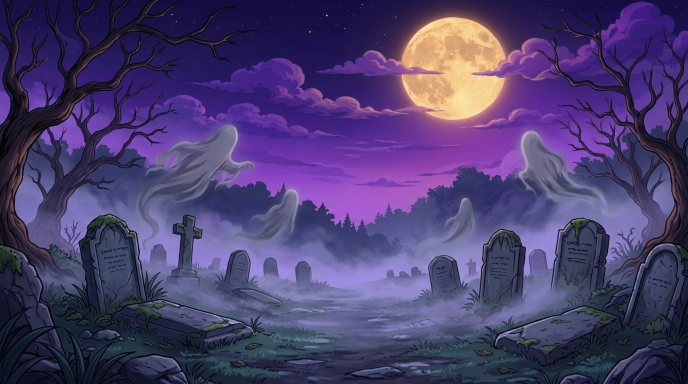
#> input picture A3 - GAME/assets/fundo_fase2.jpeg, 1376 x 768 px (shown at 1/2 size)
$ python -i gerar_sprites_v2.py   (imports and definitions only)
#> lines starting #> are read from the running program, lines starting #| are printed output that depends on the picture
"""Gera o cenário da batalha final: pôr do sol, montanhas, castelo e porta, e a versão NOITE.
Uso (na pasta do jogo):  python ferramentas/gerar_fundo.py
Cria imagens/batalha/fundo_batalha.png, fundo_noite.png e porta.png
"""
import math
import os
import random
import sys

from PIL import Image, ImageChops, ImageDraw, ImageFilter

RAIZ = os.path.dirname(os.path.dirname(os.path.abspath(__file__)))
sys.path.insert(0, RAIZ)
from sistemas import cenario as C  # noqa: E402

W, H = C.LARGURA, C.ALTURA
S = 2  # supersampling
OUT = os.path.join(RAIZ, "imagens", "batalha")


def mix(a, b, t):
    return tuple(int(a[i] + (b[i] - a[i]) * t) for i in range(len(a)))


def grad(stops, t):
    t = min(max(t, 0), 0.9999) * (len(stops) - 1)
    i = int(t)
    return mix(stops[i], stops[i + 1], t - i)


def sc(pts):
    return [(x * S, y * S) for x, y in pts]


def box(x0, y0, x1, y1):
    return [x0 * S, y0 * S, x1 * S, y1 * S]


# [1 line not run here, left out]
img = Image.new("RGBA", (W * S, H * S))
#> img: PIL image 2560x1440 RGBA; every value is 0
#> `cenario = ImageChops.difference(img.convert("RGB"), ceu_dia.convert("R..`: cenario: PIL image 2560x1440 L; every value is 0
d = ImageDraw.Draw(img)

# ---------- céu ----------
SKY = [(58, 40, 96), (150, 64, 100), (236, 108, 72), (255, 168, 92), (255, 212, 140)]
# [2 lines not run here, left out]

# ---------- sol com brilho ----------
SOL = (770, 290)
glow = Image.new("RGBA", img.size, (0, 0, 0, 0))
# [1 line not run here, left out]
glow = glow.filter(ImageFilter.GaussianBlur(60 * S))
# [1 line not run here, left out]
d = ImageDraw.Draw(img)
# [4 lines not run here, left out]


# ---------- nuvens (poucas) ----------
def nuvem(cx, cy, w, h, alvo=None, c_sombra=(214, 108, 112, 200), c_corpo=(255, 206, 176, 235)):
    alvo = img if alvo is None else alvo
    layer = Image.new("RGBA", img.size, (0, 0, 0, 0))
    ld = ImageDraw.Draw(layer)
    partes = [(-0.30, 0.10, 0.45, 0.60), (-0.05, -0.10, 0.50, 0.75), (0.22, 0.05, 0.42, 0.62), (0.00, 0.18, 0.80, 0.45)]
    for ox, oy, pw, ph in partes:  # sombra inferior
        ld.ellipse(box(cx + ox * w - pw * w / 2, cy + oy * h - ph * h / 2 + 6,
                       cx + ox * w + pw * w / 2, cy + oy * h + ph * h / 2 + 6), fill=c_sombra)
    for ox, oy, pw, ph in partes:
        ld.ellipse(box(cx + ox * w - pw * w / 2, cy + oy * h - ph * h / 2,
                       cx + ox * w + pw * w / 2, cy + oy * h + ph * h / 2), fill=c_corpo)
    alvo.alpha_composite(layer.filter(ImageFilter.GaussianBlur(3 * S)))


# [2 lines not run here, left out]
d = ImageDraw.Draw(img)
ceu_dia = img.copy()   # só o céu: serve para separar o cenário (montanhas, castelo) na versão noturna


# ---------- montanhas e colinas ----------
# [8 lines left out: function silhueta, not called in this run]


# [15 lines not run here, left out]

# ---------- chão ----------
GR = [(100, 134, 62), (62, 88, 46), (44, 40, 34)]
# [7 lines not run here, left out]


# ---------- castelo ----------
# [27 lines left out: functions pedra, janela, telhado, not called in this run]


# muralha atrás
# [15 lines not run here, left out]
cx, cy, w, h = C.JANELA_PRINCESA
# [3 lines not run here, left out]

# portão
px, py, pw, ph = C.PORTA
# [12 lines not run here, left out]

# ---------- versão NOITE ----------
def ceu_noturno():
    im = Image.new("RGBA", (W * S, H * S))
    dd = ImageDraw.Draw(im)
    NOITE = [(8, 10, 34), (20, 26, 66), (44, 48, 104), (92, 78, 128), (150, 100, 130)]
    for y in range(H * S):
        dd.line([(0, y), (W * S, y)], fill=grad(NOITE, y / (C.CHAO_Y * S)) + (255,))
#> this loop made 1440 passes
#> t in grad on passes 2 to 4: 0.00313, 0.00625, 0.00937
    rnd = random.Random(11)  # gerador próprio: não altera o resto do cenário
    for _ in range(300):
        x, y = rnd.randint(0, W), int(rnd.random() ** 1.5 * 430)
        r = rnd.choice((1, 1, 1, 2, 2, 3))
        br = rnd.randint(150, 255)
        dd.ellipse(box(x - r / 2, y - r / 2, x + r / 2, y + r / 2), fill=(br, br, min(255, br + 20), 255))
        if r == 3:
            halo = Image.new("RGBA", im.size, (0, 0, 0, 0))
            ImageDraw.Draw(halo).ellipse(box(x - 5, y - 5, x + 5, y + 5), fill=(200, 210, 255, 70))
            im.alpha_composite(halo.filter(ImageFilter.GaussianBlur(2 * S)))
            dd = ImageDraw.Draw(im)
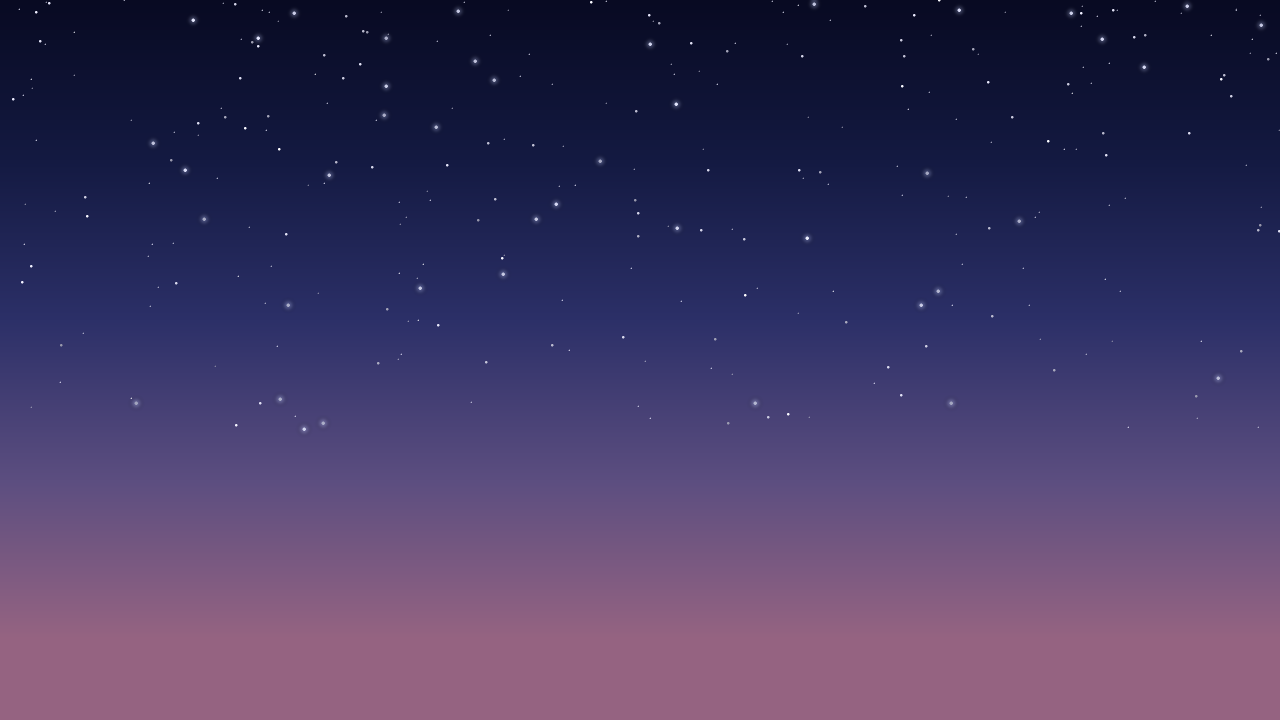
#> im: PIL image 2560x1440 RGBA (shown at 1/2 size); mean R, G, B, A 68.6, 56.8, 98.6, 255
    LUA = (800, 170)
    brilho = Image.new("RGBA", im.size, (0, 0, 0, 0))
    ImageDraw.Draw(brilho).ellipse(box(LUA[0] - 190, LUA[1] - 190, LUA[0] + 190, LUA[1] + 190), fill=(170, 190, 255, 120))
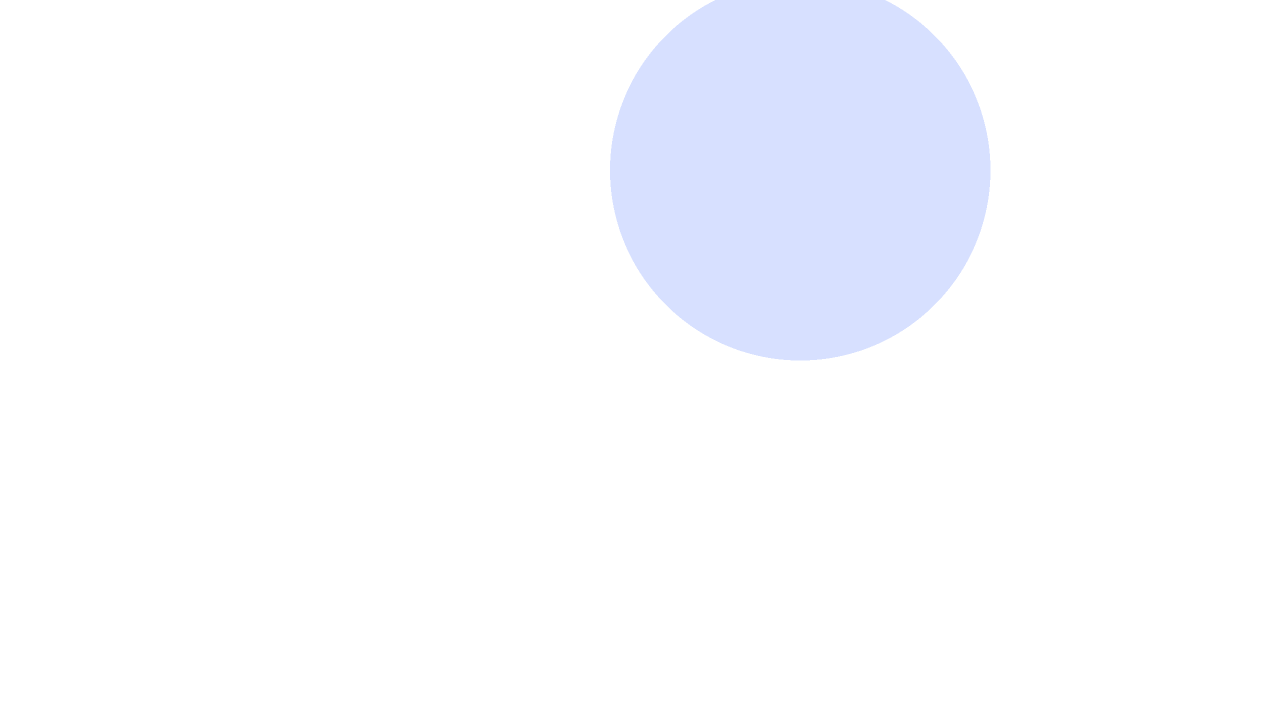
#> brilho: PIL image 2560x1440 RGBA (shown at 1/2 size); mean R, G, B, A 20.5, 23, 30.8, 14.5; transparent parts drawn white
    im.alpha_composite(brilho.filter(ImageFilter.GaussianBlur(50 * S)))
    dd = ImageDraw.Draw(im)
    dd.ellipse(box(LUA[0] - 58, LUA[1] - 58, LUA[0] + 58, LUA[1] + 58), fill=(238, 238, 222, 255))
    for ox, oy, rr in ((-20, -16, 14), (18, 10, 18), (-8, 26, 9), (26, -24, 8)):
        dd.ellipse(box(LUA[0] + ox - rr, LUA[1] + oy - rr, LUA[0] + ox + rr, LUA[1] + oy + rr), fill=(206, 208, 196, 255))
    for cx, cy, w, h in [(190, 120, 300, 70), (520, 70, 240, 54), (890, 150, 280, 60), (1120, 60, 220, 46)]:
        nuvem(cx, cy, w, h, im, (28, 32, 74, 170), (74, 82, 134, 215))
#> `pimg = Image.new("RGBA", (pw_ * PS, ph_ * PS), (0, 0, 0, 0))`: pimg: PIL image 320x480 RGBA; every value is 0
#> `mask_p = Image.new("L", pimg.size, 0)`: mask_p: PIL image 320x480 L; every value is 0
#> further down, picture is the input picture: PIL image 1376x768 RGB; mean R, G, B 75.3, 62.9, 111.4
    return im


def tingir(rgb):
    """Escurece e azula o cenário (tudo que não é céu)."""
    r, g, b = rgb.split()
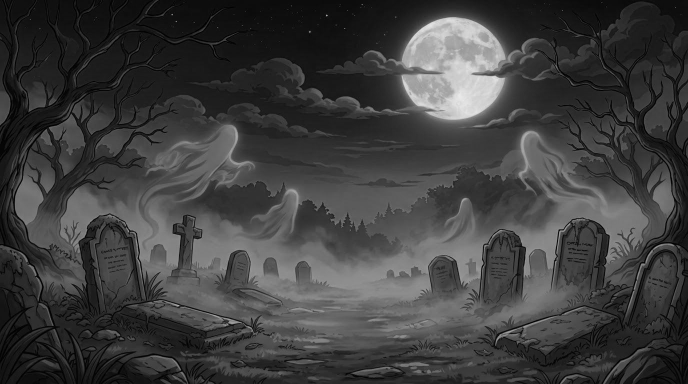
#> g: PIL image 1376x768 L (shown at 1/2 size); min 0, max 235, mean 62.9
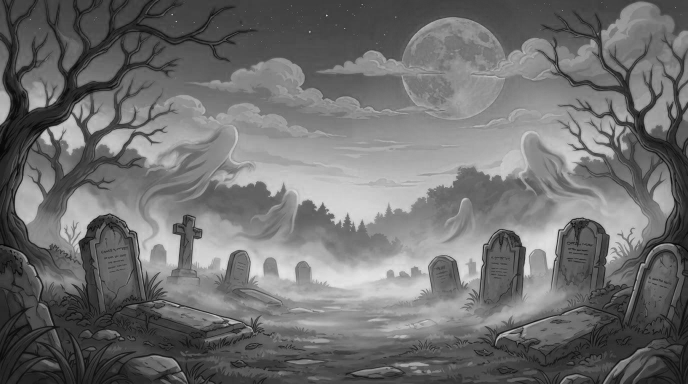
#> b: PIL image 1376x768 L (shown at 1/2 size); min 0, max 255, mean 111.4
    r = r.point(lambda v: int(v * 0.30))
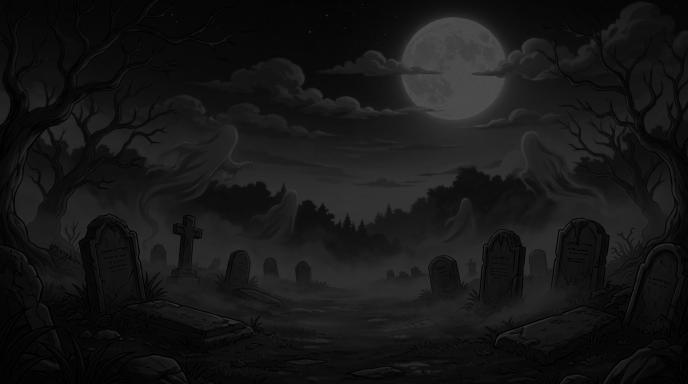
#> r: PIL image 1376x768 L (shown at 1/2 size); min 0, max 76, mean 22.1
    g = g.point(lambda v: int(v * 0.36))
    b = b.point(lambda v: min(255, int(v * 0.55) + 22))
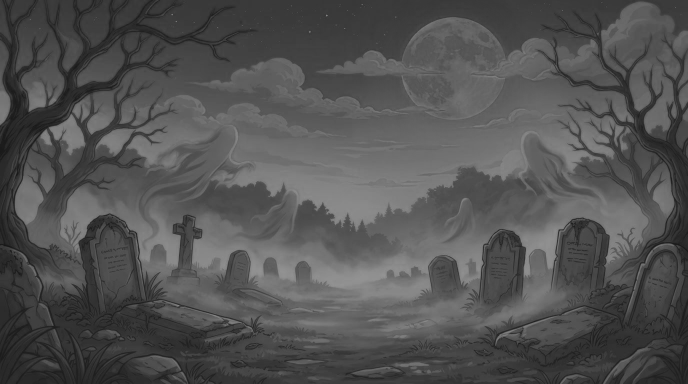
#> b: PIL image 1376x768 L (shown at 1/2 size); min 22, max 162, mean 82.8
    return Image.merge("RGB", (r, g, b))
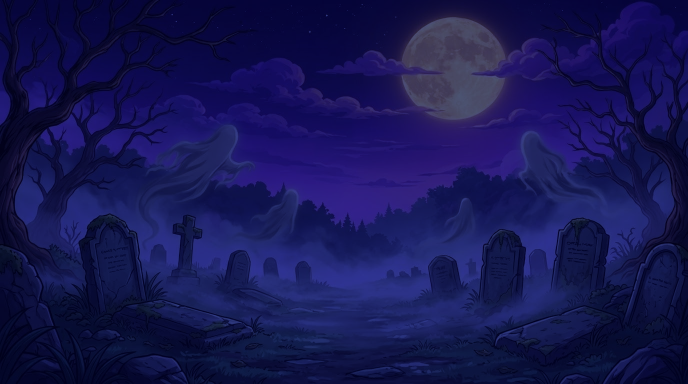
#> returned value: PIL image 1376x768 RGB (shown at 1/2 size); mean R, G, B 22.1, 22.2, 82.8


# [10 lines left out: function acabamento, not called in this run]


cenario = ImageChops.difference(img.convert("RGB"), ceu_dia.convert("RGB")).convert("L").point(lambda v: 255 if v > 0 else 0)
noite = ceu_noturno().convert("RGB")
# [5 lines not run here, left out]

# ---------- porta fechada (sobreposição) ----------
PS = 4
pw_, ph_ = C.PORTA[2], C.PORTA[3]
pimg = Image.new("RGBA", (pw_ * PS, ph_ * PS), (0, 0, 0, 0))
pd = ImageDraw.Draw(pimg)
mask_p = Image.new("L", pimg.size, 0)
md = ImageDraw.Draw(mask_p)
# [2 lines not run here, left out]
tab = Image.new("RGBA", pimg.size)
td = ImageDraw.Draw(tab)
n_tab = 5
# [18 lines not run here, left out]

>>> from PIL import Image
>>> picture = Image.open('assets/fundo_fase2.jpeg')
>>> result = tingir(picture)
